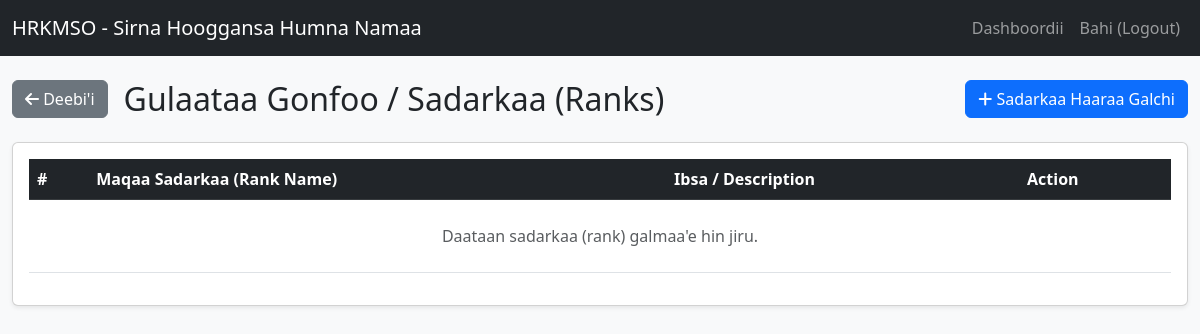
The page /ranks (signed in) on the database as committed earlier.
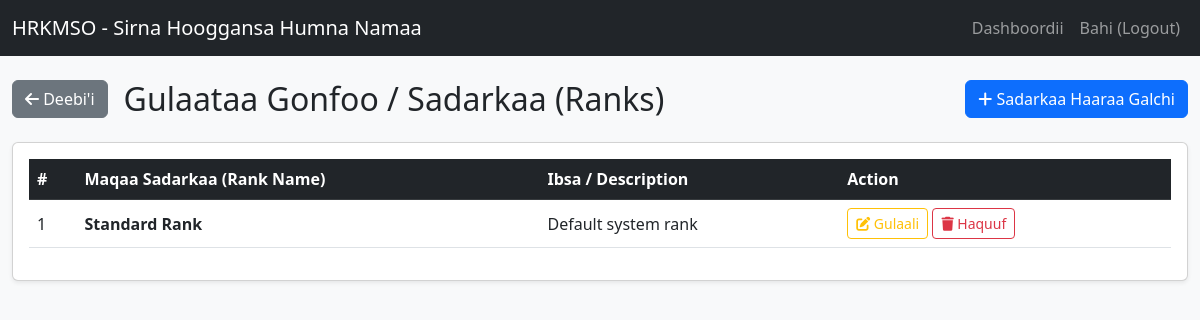
The same page on the database as committed later.
### models.py (models this page shows)
class Rank(db.Model):
    __tablename__ = 'rank'
    id = db.Column(db.Integer, primary_key=True)
    name = db.Column(db.String(100), nullable=False)
    description = db.Column(db.Text, nullable=True)

### app.py (the view, shortened to what this page needs)
@app.route('/ranks', methods=['GET', 'POST'])
@login_required
def ranks():
    all_ranks = Rank.query.all()
    return render_template('ranks.html', ranks=all_ranks)

### app.py (called while the page is built)
@login_manager.user_loader
def load_user(user_id):
    return db.session.get(User, int(user_id))

### templates/ranks.html (shortened to what this page needs)
{% extends "base.html" %}
{% block content %}
<div class="container-fluid py-4">
    <div class="row mb-4">
        <div class="col-12 d-flex justify-content-between align-items-center">
            <div class="d-flex align-items-center gap-3">
                <a href="{{ url_for('dashboard') }}" class="btn btn-secondary">
                    <i class="fas fa-arrow-left"></i> Deebi'i
                </a>
                <h2 class="mb-0">Gulaataa Gonfoo / Sadarkaa (Ranks)</h2>
            </div>
            <button type="button" class="btn btn-primary" data-bs-toggle="modal" data-bs-target="#addRankModal">
                <i class="fas fa-plus"></i> Sadarkaa Haaraa Galchi
            </button>
        </div>
    </div>
    <div class="card shadow-sm">
        <div class="card-body">
            <div class="table-responsive">
                <table class="table table-hover align-middle">
                    <thead class="table-dark">
                        <tr>
                            <th>#</th>
                            <th>Maqaa Sadarkaa (Rank Name)</th>
                            <th>Ibsa / Description</th>
                            <th>Action</th>
                        </tr>
                    </thead>
                    <tbody>
                        {% if ranks %}
                            {% for rank in ranks %}
                            <tr>
                                <td>{{ loop.index }}</td>
                                <td><strong>{{ rank.name }}</strong></td>
                                <td>{{ rank.description if rank.description else '-' }}</td>
                                <td>
                                    <a href="#" class="btn btn-sm btn-outline-warning">
                                        <i class="fas fa-edit"></i> Gulaali
                                    </a>
                                    <a href="#" class="btn btn-sm btn-outline-danger">
                                        <i class="fas fa-trash"></i> Haquuf
                                    </a>
                                </td>
                            </tr>
                            {% endfor %}
                        {% else %}
                            <tr>
                                <td colspan="4" class="text-center py-4 text-muted">
                                    Daataan sadarkaa (rank) galmaa'e hin jiru.
                                </td>
                            </tr>
                        {% endif %}
                    </tbody>
                </table>
            </div>
        </div>
    </div>
</div>
{% endblock %}

Rows that differ between the two databases and show on the page:
added Rank: name "Standard Rank", description "Default system rank"
Other text that changed with them:
text no longer shown: "Daataan sadarkaa (rank) galmaa'e hin jiru."
